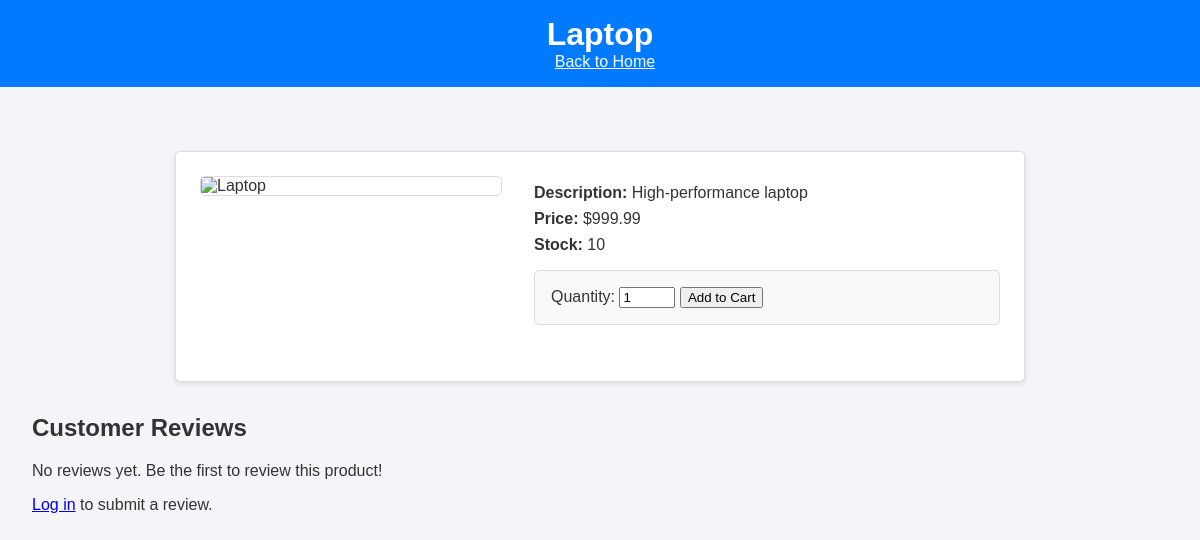
Page /product/1 on the committed database.
### app.py (models this page shows)
class Product(db.Model):
    id = db.Column(db.Integer, primary_key=True)
    name = db.Column(db.String(100), nullable=False)
    description = db.Column(db.Text, nullable=False)
    price = db.Column(db.Float, nullable=False)
    stock = db.Column(db.Integer, nullable=False)
    image_url = db.Column(db.String(200), nullable=True)

### app.py (the view, shortened to what this page needs)
@app.route('/product/<int:product_id>', methods=['GET', 'POST'])
def product_view(product_id):
    product = Product.query.get_or_404(product_id)
    sort_by = request.args.get('sort', 'most_recent')
    if sort_by == 'highest_rated':
        reviews = Review.query.filter_by(product_id=product_id).order_by(Review.rating.desc()).all()
    else:
        reviews = Review.query.filter_by(product_id=product_id).order_by(Review.created_at.desc()).all()
    total_reviews = len(reviews)
    avg_rating = sum([r.rating for r in reviews]) / total_reviews if total_reviews > 0 else 0
    return render_template('product_view.html', product=product, reviews=reviews, avg_rating=avg_rating, total_reviews=total_reviews)

### templates/product_view.html (shortened to what this page needs)
<!DOCTYPE html>
<html lang="en">
<head>
    <link rel="stylesheet" href="{{ url_for('static', filename='styles.css') }}">
</head>
<body>
    <header>
        <h1>{{ product.name }}</h1>
        <a href="{{ url_for('home') }}"><u>Back to Home</u></a>
    </header>
    <main>
        <div class="product-detail">
            <img src="{{ product.image_url }}" alt="{{ product.name }}" class="product-image">
            <div class="product-info">
                <p><strong>Description:</strong> {{ product.description }}</p>
                <p><strong>Price:</strong> ${{ product.price }}</p>
                <p><strong>Stock:</strong> {{ product.stock }}</p>
                <form method="post" action="{{ url_for('add_to_cart', product_id=product.id) }}">
                    <label for="quantity">Quantity:</label>
                    <input type="number" name="quantity" value="1" min="1" max="{{ product.stock }}" required>
                    <button type="submit">Add to Cart</button>
                </form>
            </div>
        </div>
        <section class="reviews">
            <h2>Customer Reviews</h2>
            {% if total_reviews > 0 %}
            <p class="average-rating">
                Average Rating: {{ "%.1f" % avg_rating }} / 5 ({{ total_reviews }} reviews)
            </p>
            <ul class="review-list">
                {% for review in reviews %}
                <li class="review">
                    <p><strong>{{ review.user.name }}</strong></p>
                    <div class="star-display">
                        {% for i in range(1, 6) %}
                        {% if i <= review.rating %}
                        <span class="star">&#9733;</span>
                        {% else %}
                        <span class="star empty">&#9734;</span>
                        {% endif %}
                        {% endfor %}
                    </div>
                    <p>{{ review.content }}</p>
                    <small>Submitted on {{ review.created_at.strftime('%Y-%m-%d') }}</small>
                    {% if session.get('user_id') == review.user_id %}
                    <div class="review-actions">
                        <a href="{{ url_for('edit_review', product_id=product.id, review_id=review.id) }}" class="edit-button">Edit</a>
                        <form method="post" action="{{ url_for('delete_review', product_id=product.id, review_id=review.id) }}" class="delete-form">
                            <button type="submit" class="delete-button">Delete</button>
                        </form>
                    </div>
                    {% endif %}
                </li>
                {% endfor %}
            </ul>
            {% else %}
            <p>No reviews yet. Be the first to review this product!</p>
            {% endif %}
            {% if session.get('user_id') %}
            <form method="post" class="review-form">
                <label for="rating">Rating:</label>
                <div class="star-rating">
                    {% for i in range(1, 6) %}
                    <input type="radio" name="rating" id="star-{{ i }}" value="{{ i }}" required>
                    <label for="star-{{ i }}">&#9733;</label>
                    {% endfor %}
                </div>
                <label for="content">Your Review:</label>
                <textarea name="content" id="content" rows="4" required></textarea>
                <button type="submit">Submit Review</button>
            </form>
            {% else %}
            <p><a href="{{ url_for('login') }}">Log in</a> to submit a review.</p>
            {% endif %}
        </section>
    </main>
</body>
</html>

### static/styles.css (style rules this page uses)
body { font-family: Arial, sans-serif; margin: 0; padding: 0; background-color: #f4f4f9; color: #333; }
header { background-color: #007bff; color: white; padding: 1rem; text-align: center; }
header h1 { margin: 0; }
header a { color: white; text-decoration: none; margin-left: 10px; }
main { padding: 2rem; }
.product-detail { display: flex; gap: 2rem; align-items: flex-start; max-width: 800px; margin: 2rem auto; background-color: #fff; padding: 1.5rem; border: 1px solid #ddd; border-radius: 5px; box-shadow: 0 2px 5px rgba(0, 0, 0, 0.1); }
.product-detail .product-image { max-width: 300px; width: 100%; border: 1px solid #ddd; border-radius: 5px; }
.product-detail .product-info { flex: 1; }
.product-detail .product-info p { margin: 0.5rem 0; }
.product-detail .product-info form { margin-top: 1rem; }
.reviews { margin-top: 2rem; }
form { max-width: 500px; margin: 2rem auto; padding: 1rem; border: 1px solid #ddd; border-radius: 5px; background-color: #f9f9f9; }

### rows in the picture
Product: name "Laptop", description "High-performance laptop", price "999.99", stock "10"
